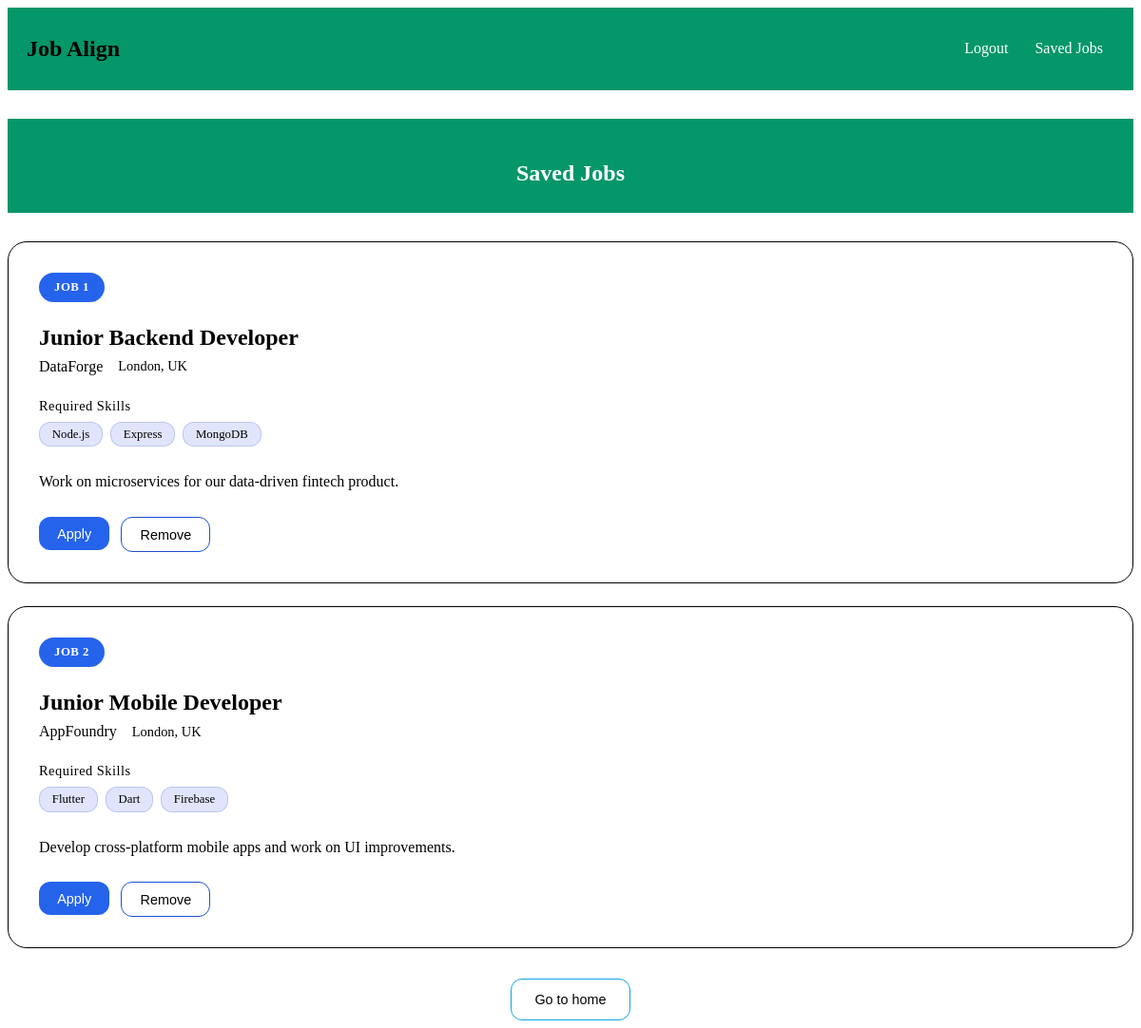
Screenshot of /search/saved_jobs (signed in) with the database file from the repository.
### models.py (models this page shows)
class Job(db.Model):
    id = db.Column(db.Integer, primary_key=True)
    job_title = db.Column(db.String(150), nullable=False)
    location = db.Column(db.String(150), nullable=False)
    company = db.Column(db.String(150), nullable=False)
    description = db.Column(db.Text)
    skills = db.Column(db.String(300))
    apply = db.Column(db.String(300))
    status = db.Column(db.String(150))

### search.py (the view)
@search.route('saved_jobs', methods=['GET', 'POST'])
@login_required
def display_save_jobs():
    user_id = current_user.id
    saved_jobs = SavedJob.query.filter_by(user_id=user_id).all()
    jobs = [Job.query.get(saved.job_id) for saved in saved_jobs]
    return render_template('saved_jobs.html', save_jobs=jobs)

### Templates/saved_jobs.html (shortened to what this page needs)
{% extends 'base.html' %}
{% block head %}
    <link rel="stylesheet" href="{{ url_for('static', filename='style2.css') }}">
{% endblock %}
{% block body %}
<div class="main-section results-section" id="resultsSection">
    <div class="results-header">
        <h2>Saved Jobs</h2>
    </div>
    <div class="jobs-grid" style="margin-top: 30px;">
        {% if save_jobs %}
            {% for job in save_jobs %}
                <div class="job-card">
                    <div class="job-header">
                        <span class="job-badge">Job {{ loop.index }}</span>
                    </div>
                    <div class="job-title">{{ job.job_title }}</div>
                    <div class="company-info">
                        <div class="company-name">{{ job.company }}</div>
                        <div class="location">{{ job.location }}</div>
                    </div>
                    <div class="skills-container">
                        <div class="skills-label">Required Skills</div>
                        <div class="skills-list">
                            {% for skill in job.skills.split(', ') %}
                                <span class="skill-tag">{{ skill }}</span>
                            {% endfor %}
                        </div>
                    </div>
                    <div class="job-description">{{ job.description }}</div>
                    <div class="job-actions">
                        <form action='{{ job.apply }}' method='get'>
                            <button class="btn btn-primary" type='submit'>Apply</button>
                        </form>
                        <button class="btn btn-secondary" data_id="{{ job.id }}" action_needed = 'remove'>
                            Remove
                        </button>
                    </div>
                </div>
            {% endfor %}
        {%else%}
            <h3 class = 'nojobs'> You have no saved jobs browse to add!!</h3>
        {% endif %}
    </div>
    <form action="{{ url_for('index') }}">
        <div class="back-section">
            <button class="back-button" id="backBtn">Go to home</button>
        </div>
    </form>
</div>
{% endblock %}

### static/style2.css (style rules this page uses)
:root { --primary-blue: #2563eb; --primary-blue-dark: #1d4ed8; --primary-blue-light: #3b82f6; --secondary-blue: #1e40af; --accent-blue: #0ea5e9; --light-blue: #eff6ff; --navy-blue: #1e3a8a; --gray-50: #f8fafc; --gray-100: #f1f5f9; --gray-200: #e2e8f0; --gray-300: #cbd5e1; --gray-400: #94a3b8; --gray-500: #64748b; --gray-600: #475569; --gray-700: #334155; --gray-800: #1e293b; --gray-900: #0f172a; --white: #ffffff; --success-green: #059669; --warning-orange: #d97706; --shadow-sm: 0 1px 2px 0 rgb(0 0 0 / 0.05); --shadow-md: 0 4px 6px -1px rgb(0 0 0 / 0.1), 0 2px 4px -2px rgb(0 0 0 / 0.1); --shadow-lg: 0 10px 15px -3px rgb(0 0 0 / 0.1), 0 4px 6px -4px rgb(0 0 0 / 0.1); --shadow-xl: 0 20px 25px -5px rgb(0 0 0 / 0.1), 0 8px 10px -6px rgb(0 0 0 / 0.1); }
.results-header { background: var(--success-green); padding: 1.5rem 3rem; text-align: center; margin-top: 30px; }
.results-header h2 { color: var(--white); font-size: 1.5rem; font-weight: 600; margin-bottom: 0.25rem; }
.jobs-grid { display: grid; gap: 1.5rem; margin-bottom: 2rem; }
.job-card { background: rgba(255, 255, 255, 0.08); backdrop-filter: blur(10px); border: 1px solid black; border-radius: 20px; padding: 2rem; transition: all 0.3s ease; position: relative; overflow: hidden; opacity: 1; }
.job-header { display: flex; justify-content: space-between; align-items: flex-start; margin-bottom: 1.5rem; }
.job-badge { background: var(--primary-blue); color: var(--white); padding: 0.5rem 1rem; border-radius: 20px; font-size: 0.8rem; font-weight: 600; text-transform: uppercase; letter-spacing: 0.5px; }
.job-title { font-size: 1.5rem; font-weight: 600; color: var(--text-secondary); margin-bottom: 0.5rem; }
.company-info { display: flex; align-items: center; gap: 1rem; margin-bottom: 1.5rem; }
.company-name { color: var(--text-primary); font-weight: 500; }
.location { color: var(--text-secondary); font-size: 0.9rem; }
.skills-container { margin-bottom: 1.5rem; }
.skills-label { color: var(--text-secondary); font-size: 0.9rem; margin-bottom: 0.5rem; letter-spacing: 0.5px; }
.skills-list { display: flex; flex-wrap: wrap; gap: 0.5rem; }
.skill-tag { background: rgba(102, 126, 234, 0.2); color: var(--text-primary); padding: 0.3rem 0.8rem; border-radius: 12px; font-size: 0.8rem; font-weight: 500; border: 1px solid rgba(102, 126, 234, 0.3); }
.job-description { color: var(--text-secondary); line-height: 1.6; margin-bottom: 1.5rem; }
.job-actions { display: flex; gap: 0.75rem; }
.btn { padding: 0.6rem 1.2rem; border-radius: 12px; font-size: 0.9rem; font-weight: 500; cursor: pointer; transition: all 0.3s ease; border: none; }
.btn-primary { background: var(--primary-blue); color: var(--white); }
.btn-secondary { background: rgba(255, 255, 255, 0.1); color: var(--text-primary); border: 1px solid var(--primary-blue-dark); }
.back-button { background: rgba(255, 255, 255, 0.1); color: var(--text-primary); border: 1px solid var(--accent-blue); padding: 0.8rem 1.5rem; border-radius: 12px; cursor: pointer; font-size: 0.9rem; font-weight: 500; transition: all 0.3s ease; margin-top: 2rem; display: block; margin-left: auto; margin-right: auto; }

### rows the page displays
Job: job_title "Junior Backend Developer", company "DataForge", location "London, UK", skill "Node.js" "Express" "MongoDB", description "Work on microservices for our data-driven fintech product."
Job: job_title "Junior Mobile Developer", company "AppFoundry", location "London, UK", skill "Flutter" "Dart" "Firebase", description "Develop cross-platform mobile apps and work on UI improvements."
